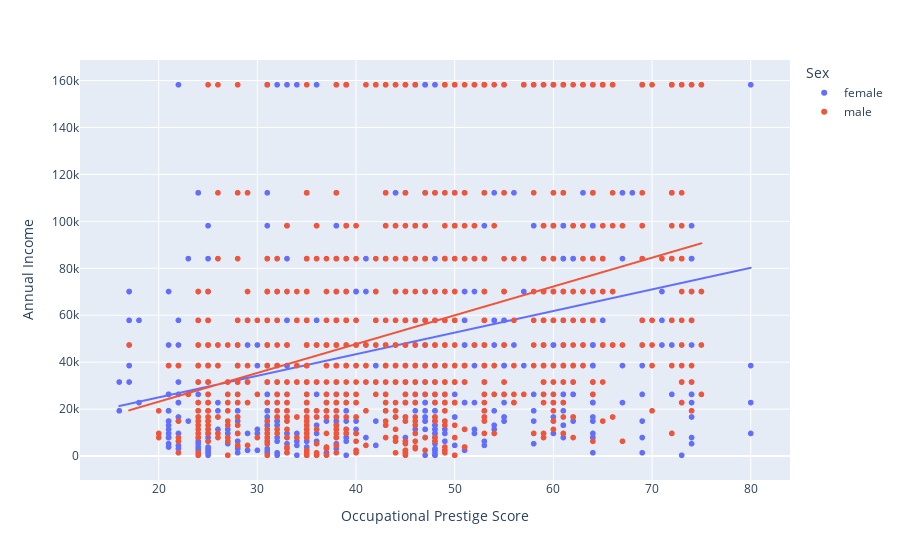

Notebook code for this chart:
### Markdown cell above
### 2.3. Income vs. Job Prestige

Is there a direct relationship between the prestige of a job and the income it provides? This scatter plot explores that question, separating the data by gender and including trendlines to visualize the relationship for both men and women. Hovering over any point reveals the respondent's education and socioeconomic index.

If you see an error that says the package "statsmodels" is not installed, add it to your conda environment via the terminal by activating the environment then typing `conda install statsmodels`.

### Code cell
# Create the scatter plot with trendlines
plot_data_scatter = gss_clean.dropna(subset=['income','job_prestige'])
scatter_fig = px.scatter(plot_data_scatter,
    x='job_prestige',
    y='income',
    color='sex',
    trendline='ols', # Adds Ordinary Least Squares regression lines
    hover_data=['education','socioeconomic_index'],
    labels={
        'job_prestige':'Occupational Prestige Score',
        'income':'Annual Income',
        'sex':'Sex'
    }
)
scatter_fig.show()

### Figure 1 — Plotly figure (JSON) as saved in the notebook; plotly's stock layout.template omitted (floating-point values rounded to 4 significant figures; data arrays with more than 128 entries replaced by an {"elided": "..."} marker saying what was removed)
{"data": [{"customdata": {"elided": "1121x2 float values"}, "hovertemplate": "Sex=female<br>Occupational Prestige Score=%{x}<br>Annual Income=%{y}<br>education=%{customdata[0]}<br>socioeconomic_index=%{customdata[1]}<extra></extra>", "legendgroup": "female", "marker": {"color": "#636efa", "symbol": "circle"}, "mode": "markers", "name": "female", "showlegend": true, "type": "scattergl", "x": {"elided": "1121 float values"}, "xaxis": "x", "y": {"elided": "1121 float values"}, "yaxis": "y"}, {"hovertemplate": "<b>OLS trendline</b><br>income = 920.149 * job_prestige + 6600.68<br>R<sup>2</sup>=0.092783<br><br>Sex=female<br>Occupational Prestige Score=%{x}<br>Annual Income=%{y} <b>(trend)</b><extra></extra>", "legendgroup": "female", "marker": {"color": "#636efa", "symbol": "circle"}, "mode": "lines", "name": "female", "showlegend": false, "type": "scattergl", "x": {"elided": "1121 float values"}, "xaxis": "x", "y": {"elided": "1121 float values"}, "yaxis": "y"}, {"customdata": {"elided": "954x2 float values"}, "hovertemplate": "Sex=male<br>Occupational Prestige Score=%{x}<br>Annual Income=%{y}<br>education=%{customdata[0]}<br>socioeconomic_index=%{customdata[1]}<extra></extra>", "legendgroup": "male", "marker": {"color": "#EF553B", "symbol": "circle"}, "mode": "markers", "name": "male", "showlegend": true, "type": "scattergl", "x": {"elided": "954 float values"}, "xaxis": "x", "y": {"elided": "954 float values"}, "yaxis": "y"}, {"hovertemplate": "<b>OLS trendline</b><br>income = 1227.2 * job_prestige + -1382.87<br>R<sup>2</sup>=0.148539<br><br>Sex=male<br>Occupational Prestige Score=%{x}<br>Annual Income=%{y} <b>(trend)</b><extra></extra>", "legendgroup": "male", "marker": {"color": "#EF553B", "symbol": "circle"}, "mode": "lines", "name": "male", "showlegend": false, "type": "scattergl", "x": {"elided": "954 float values"}, "xaxis": "x", "y": {"elided": "954 float values"}, "yaxis": "y"}], "layout": {"legend": {"title": {"text": "Sex"}, "tracegroupgap": 0}, "margin": {"t": 60}, "xaxis": {"anchor": "y", "domain": [0, 1], "title": {"text": "Occupational Prestige Score"}}, "yaxis": {"anchor": "x", "domain": [0, 1], "title": {"text": "Annual Income"}}}}
